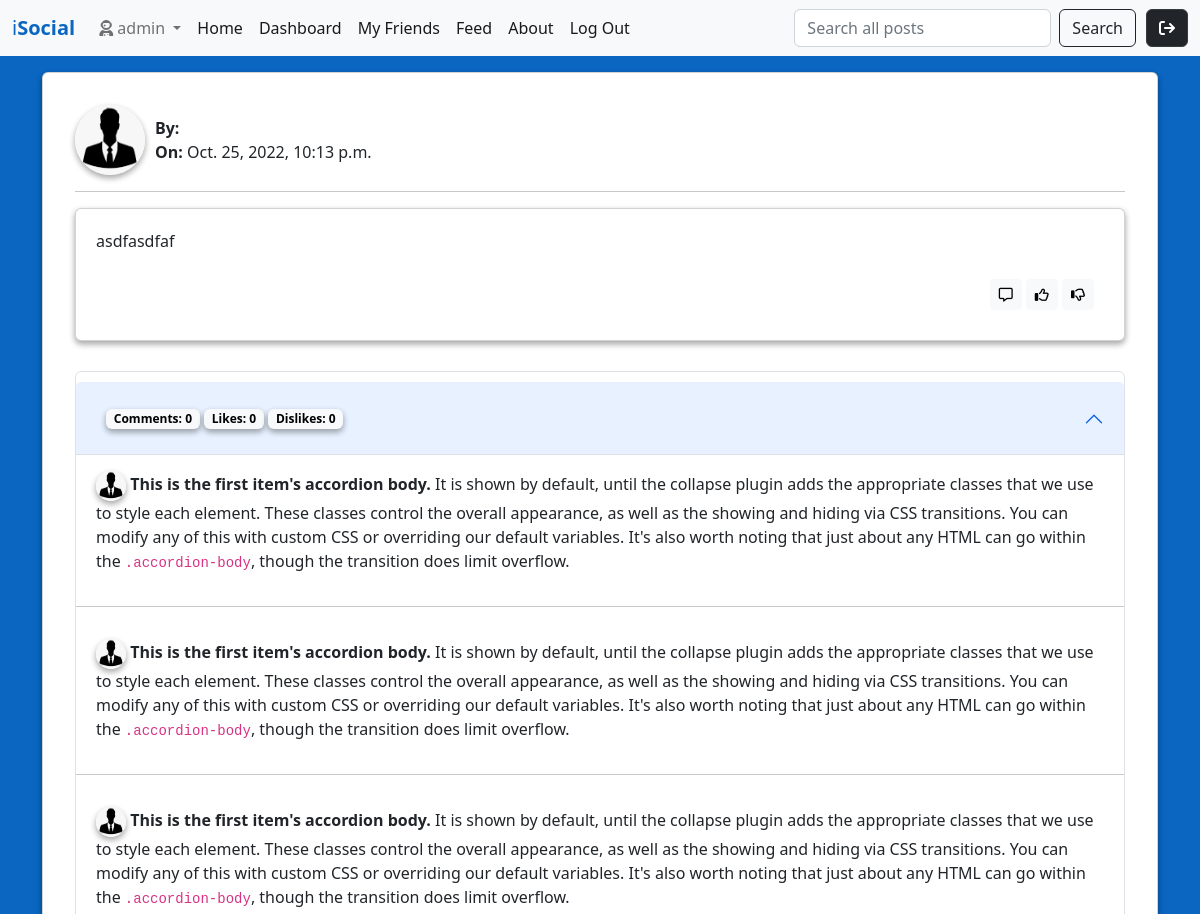
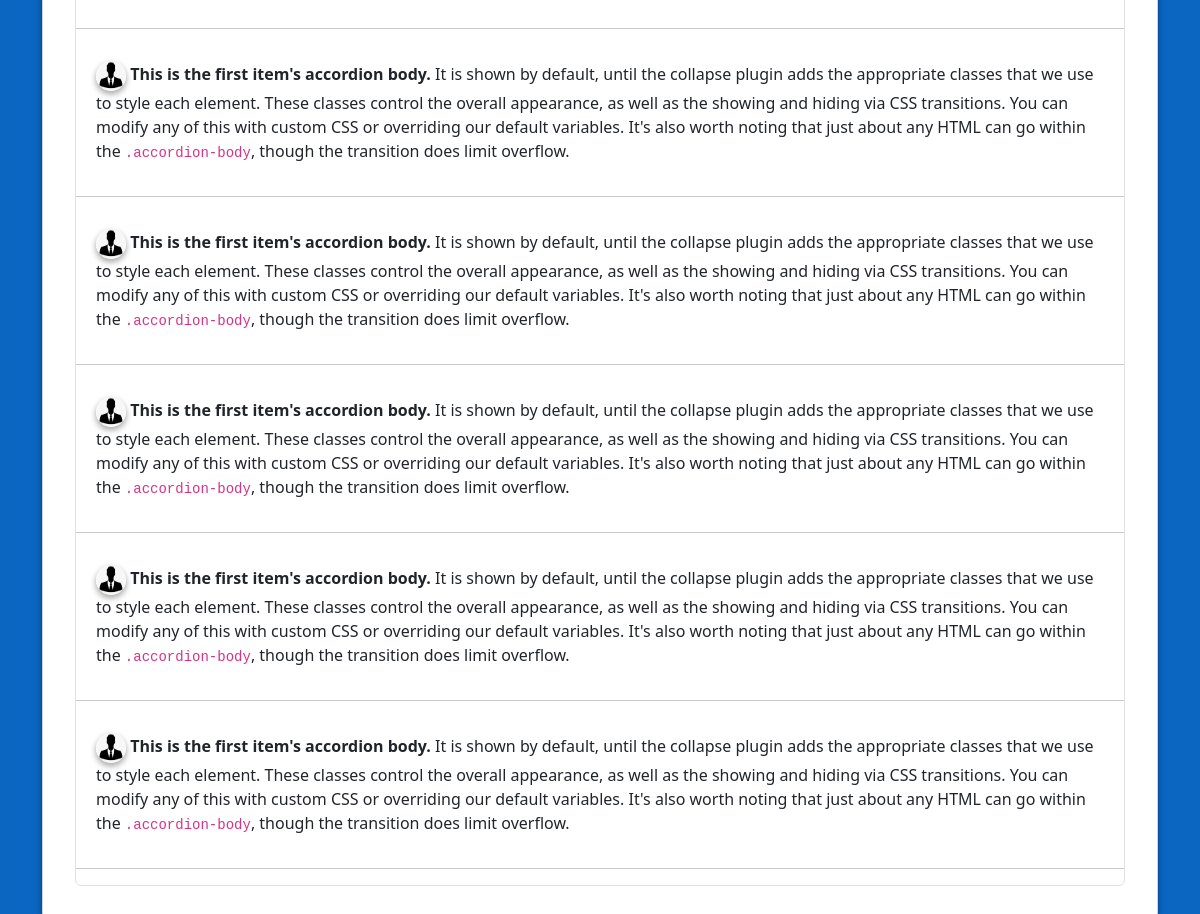
The page /posts/1 (signed in) on the database its author committed (2 pictures, top to bottom).
### accounts/models.py (models this page shows)
class CustomUser(AbstractUser):
    email = models.EmailField(blank=True, default='', unique=True)
    first_name = models.CharField(max_length=255, blank=True, default='')
    last_name = models.CharField(max_length=255, blank=True, default='')
    username = models.CharField(max_length=255, blank=True, default='', unique=True)

### posts/models.py (models this page shows)
class Post(models.Model):
    body = models.TextField()
    comments = models.IntegerField(default=0)
    likes = models.IntegerField(default=0)
    dislikes = models.IntegerField(default=0)
    created_on = models.DateTimeField(
        auto_now_add=True,
        null=True,
        blank=True
    )

### posts/views.py (the view)
# urls.py: path('<int:pk>', PostDetailView.as_view(), name='post_detail'),
class PostDetailView(DetailView, LoginRequiredMixin):
    template_name = "posts/post_detail.html"
    model = Post

### templates/posts/post_detail.html (shortened to what this page needs)
{% extends 'base.html' %}
{% block content %}
    <div class="card box">
        <div class="card-body">
            <div class="card-body">
                <div class="post-top">
                    <div  class="post-top">
                        <div>
                            <img src="/static/img/male.jpeg" alt="default user pic" width="70" height="70" class="profile-pic">
                        </div>
                        <div>
                            <div>
                                <strong>By:</strong> <a href="#"> {{ post.poster}} </a>
                            </div>
                            <div>
                                <strong> On:</strong> {{ post.created_on }}
                            </div>
                        </div>
                    </div>
                </div>
            <hr>
            <div class="card box post-text-box">
                <p class="card-text">{{ post.body }}</p>
                <div class="author-options">
                    {% if user != post.poster %}
                    <a href="#" class="btn btn-sm btn-light">
                        <i class="fa-regular fa-message"></i>
                    </a>
                    <a href="#" class="btn btn-sm btn-light">
                        <i class="fa-regular fa-thumbs-up"></i>
                    </a>
                    <a href="#" class="btn btn-sm btn-light">
                        <i class="fa-regular fa-thumbs-down"></i>
                    </a>
                    {% endif %}
                </div>
            </div>
            <div class="accordion comment-accordian">
                <div class="accordion-item">
                  <h2 class="accordion-header" id="headingOne">
                    <button class="accordion-button" type="button" data-bs-toggle="collapse" data-bs-target="#collapseOne" aria-expanded="true" aria-controls="collapseOne">
                        <div class="author-options">
                            <span class="badge text-bg-light comment-count"><strong>Comments:</strong> {{ post.comments }}</span>
                            <span class="badge text-bg-light like-count"><strong>Likes:</strong> {{ post.likes }}</span>
                            <span class="badge text-bg-light dislike-count"><strong>Dislikes:</strong> {{ post.dislikes }}</span>
                        </div>
                    </button>
                  </h2>
                  <div id="collapseOne" class="accordion-collapse collapse show" aria-labelledby="headingOne" data-bs-parent="#accordionExample">
                    <div class="accordion-body">
                        <img src="/static/img/male.jpeg" alt="default user pic" width="30" height="30" class="profile-pic">
                        <strong>This is the first item's accordion body.</strong> It is shown by default, until the collapse plugin adds the appropriate classes that we use to style each element. These classes control the overall appearance, as well as the showing and hiding via CSS transitions. You can modify any of this with custom CSS or overriding our default variables. It's also worth noting that just about any HTML can go within the <code>.accordion-body</code>, though the transition does limit overflow.
                    </div>
                    <hr>
                    <div class="accordion-body">
                        <img src="/static/img/male.jpeg" alt="default user pic" width="30" height="30" class="profile-pic">
                        <strong>This is the first item's accordion body.</strong> It is shown by default, until the collapse plugin adds the appropriate classes that we use to style each element. These classes control the overall appearance, as well as the showing and hiding via CSS transitions. You can modify any of this with custom CSS or overriding our default variables. It's also worth noting that just about any HTML can go within the <code>.accordion-body</code>, though the transition does limit overflow.
                    </div>
                    <hr>
                    <div class="accordion-body">
                        <img src="/static/img/male.jpeg" alt="default user pic" width="30" height="30" class="profile-pic">
                        <strong>This is the first item's accordion body.</strong> It is shown by default, until the collapse plugin adds the appropriate classes that we use to style each element. These classes control the overall appearance, as well as the showing and hiding via CSS transitions. You can modify any of this with custom CSS or overriding our default variables. It's also worth noting that just about any HTML can go within the <code>.accordion-body</code>, though the transition does limit overflow.
                    </div>
                    <hr>
                    <div class="accordion-body">
                        <img src="/static/img/male.jpeg" alt="default user pic" width="30" height="30" class="profile-pic">
                        <strong>This is the first item's accordion body.</strong> It is shown by default, until the collapse plugin adds the appropriate classes that we use to style each element. These classes control the overall appearance, as well as the showing and hiding via CSS transitions. You can modify any of this with custom CSS or overriding our default variables. It's also worth noting that just about any HTML can go within the <code>.accordion-body</code>, though the transition does limit overflow.
                    </div>
                    <hr>
                    <div class="accordion-body">
                        <img src="/static/img/male.jpeg" alt="default user pic" width="30" height="30" class="profile-pic">
                        <strong>This is the first item's accordion body.</strong> It is shown by default, until the collapse plugin adds the appropriate classes that we use to style each element. These classes control the overall appearance, as well as the showing and hiding via CSS transitions. You can modify any of this with custom CSS or overriding our default variables. It's also worth noting that just about any HTML can go within the <code>.accordion-body</code>, though the transition does limit overflow.
                    </div>
                    <hr>
                    <div class="accordion-body">
                        <img src="/static/img/male.jpeg" alt="default user pic" width="30" height="30" class="profile-pic">
                        <strong>This is the first item's accordion body.</strong> It is shown by default, until the collapse plugin adds the appropriate classes that we use to style each element. These classes control the overall appearance, as well as the showing and hiding via CSS transitions. You can modify any of this with custom CSS or overriding our default variables. It's also worth noting that just about any HTML can go within the <code>.accordion-body</code>, though the transition does limit overflow.
                    </div>
                    <hr>
                    <div class="accordion-body">
                        <img src="/static/img/male.jpeg" alt="default user pic" width="30" height="30" class="profile-pic">
                        <strong>This is the first item's accordion body.</strong> It is shown by default, until the collapse plugin adds the appropriate classes that we use to style each element. These classes control the overall appearance, as well as the showing and hiding via CSS transitions. You can modify any of this with custom CSS or overriding our default variables. It's also worth noting that just about any HTML can go within the <code>.accordion-body</code>, though the transition does limit overflow.
                    </div>
                    <hr>
                    <div class="accordion-body">
                        <img src="/static/img/male.jpeg" alt="default user pic" width="30" height="30" class="profile-pic">
                        <strong>This is the first item's accordion body.</strong> It is shown by default, until the collapse plugin adds the appropriate classes that we use to style each element. These classes control the overall appearance, as well as the showing and hiding via CSS transitions. You can modify any of this with custom CSS or overriding our default variables. It's also worth noting that just about any HTML can go within the <code>.accordion-body</code>, though the transition does limit overflow.
                    </div>
                    <hr>
                </div>
            </div>
            </div>
        </div>
    </div>
{% endblock content %}

### templates/base.html (shortened to what this page needs)
{% load static %}
<!DOCTYPE html>
<html lang="en">
<head>
    <link href="https://cdn.jsdelivr.net/npm/bootstrap@5.2.1/dist/css/bootstrap.min.css" rel="stylesheet">
    <link rel="stylesheet" href="{% static '/css/base.css' %}">
    <link rel="stylesheet" href="https://cdn.jsdelivr.net/npm/bootstrap-icons@1.9.1/font/bootstrap-icons.css">
</head>
<body>
    <nav class="navbar navbar-light navbar-expand-lg bg-light">
        <div class="container-fluid">
            <a class="navbar-brand" href="{% url 'home' %}" id="logo-daily">i<strong>Social</strong></a>
            <div class="collapse navbar-collapse" id="navbarSupportedContent">
                <ul class="navbar-nav me-auto mb-2 mb-lg-0">
                    {% if user.is_authenticated %}
                    <li class="nav-item dropdown">
                        <a class="nav-link dropdown-toggle" href="#" role="button" data-bs-toggle="dropdown" aria-expanded="false">
                            <i class="fa-solid fa-user-astronaut"></i> {{ user.username }}
                        </a>
                    </li>
                    {% else %}
                    <li class="nav-item">
                        <a class="nav-link active" aria-current="page" href="{% url 'login' %}">
                            <i class="fa-solid fa-user-plus"></i>
                        </a>
                    </li>
                    {% endif %}
                    <li class="nav-item">
                        <a class="nav-link active" aria-current="page" href="{% url 'home' %}">Home</a>
                    </li>
                    <li class="nav-item">
                        <a class="nav-link active" aria-current="page" href="{% url 'my_dashboard' %}">Dashboard</a>
                    </li>
                    <li class="nav-item">
                        <a class="nav-link active" aria-current="page" href="{% url 'my_friends_list' %}">My Friends</a>
                    </li>
                    <li class="nav-item">
                        <a class="nav-link active" aria-current="page" href="{% url 'post_list' %}">Feed</a>
                    </li>
                    <li class="nav-item">
                        <a class="nav-link active" aria-current="page" href="{% url 'about' %}">About</a>
                    </li>
                    {% if user.is_authenticated %}
                    <li class="nav-item">
                        <a class="nav-link active" aria-current="page" href="{% url 'logout' %}">Log Out</a>
                    </li>
                    {% else %}
                    <li class="nav-item">
                        <a class="nav-link active" aria-current="page" href="{% url 'login' %}">Login</a>
                    </li>
                    {% endif %}
                </ul>
                <form class="d-flex" role="search">
                    <input class="form-control me-2" type="search" placeholder="Search all posts" aria-label="Search">
                    <button class="btn btn-outline-dark" type="submit">Search</button>
                </form>
                {% if not user.is_authenticated %}
                {% else %}
                <div class="">
                    <a id="log-in-icon"
                       href="{% url 'logout' %}"
                       class="card-link btn btn-dark btn-md active"
                    >
                    <i class="fa-solid fa-arrow-right-from-bracket"></i>
                    </a>
                </div>
                {% endif %}
            </div>
        </div>
    </nav>
    <div class="container">
        {% block content %}
        {% endblock content %}
    </div>
</body>
</html>

### static/css/base.css (style rules this page uses)
.comment-accordian { margin-top: 30px; }
.comment-count, .like-count, .dislike-count { box-shadow: rgba(0, 0, 0, 0.16) 0px 3px 6px, rgba(0, 0, 0, 0.23) 0px 3px 6px; }
.post-text-box { padding: 20px }
.profile-pic { box-shadow: rgba(0, 0, 0, 0.16) 0px 3px 6px, rgba(0, 0, 0, 0.23) 0px 3px 6px; border-radius: 50%; }
.post-top { display: flex; align-items: center; justify-content: space-between; gap: 10px; }
h1, h2, h3, h4, h5, h6 { text-align: center; margin-top:10px; margin-bottom:10px; color: #212529; }
body { background-color: #0b66c2; }
#logo-daily, #question-delete, .forbidden h1 { color: #0b66c2; }
#log-in-icon { margin-left: 10px;background-color: #212529; }
.box { box-shadow: rgba(0, 0, 0, 0.16) 0px 3px 6px, rgba(0, 0, 0, 0.23) 0px 3px 6px; background-color: white; }
.author-options, #post-more { text-align: right; margin: 10px 10px; }

### rows shown on the page
CustomUser: username "admin"
Post: created_on "Oct. 25, 2022, 10:13 p.m.", body "asdfasdfaf", comments "0", likes "0", dislikes "0"
